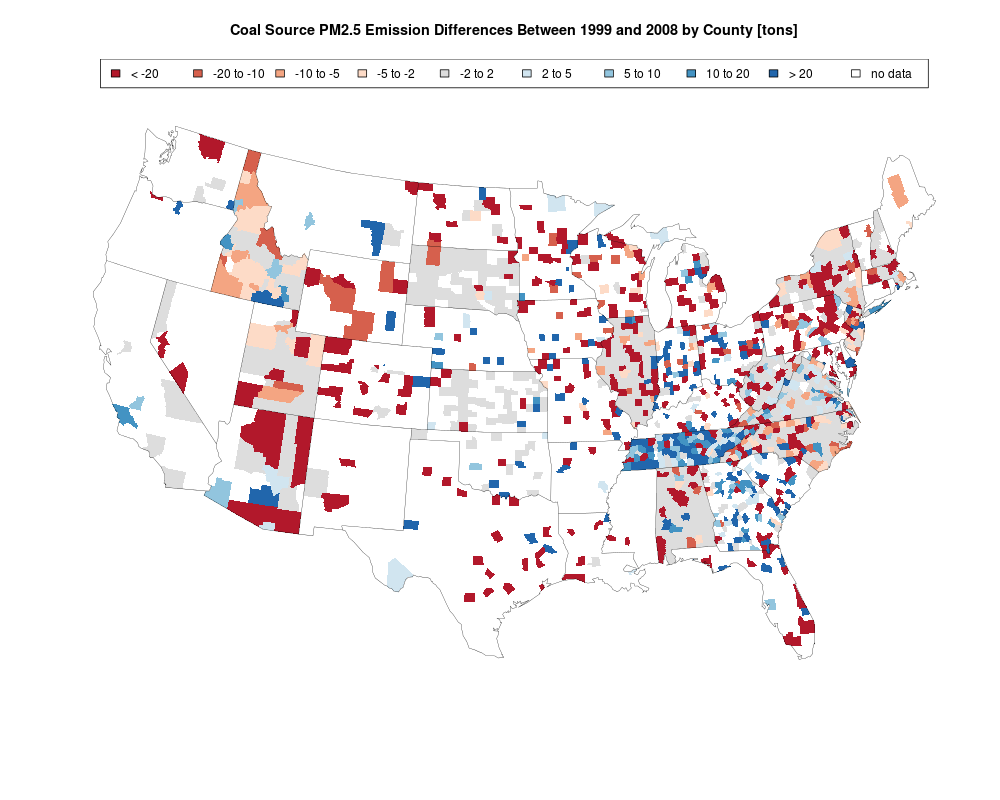

The R source for this figure:
# Script for generating the fourth plot of the assignment. This plot will show
# the total PM2.5 emissions across the U.S. for all coal combustion sources
# between 1999 and 2008.

library(dplyr)
library(mapproj)
library(RColorBrewer)

# Check if the data frame 'fnei' exists into which I have stored the data. If
# not run the script which will get the data and place it into this data frame.
if(!exists("fnei")){
    source("getFNEI_dataset.R")
}

# Find all the EI.Sector sources which are coal combustion related.
EIsector <- fnei %>% select(EI.Sector) %>% unique()
coalSources <- mapply(grep, 'Coal', EIsector, value=TRUE)
coalSources <- as.vector(coalSources)  # change matrix to vector

# Filter emission data by coal sources and years 1999 and 2008.
coalEmissions <- fnei %>%
    filter(EI.Sector %in% coalSources, year %in% c(1999, 2008)) %>%
    select(fips, year, Emissions, EI.Sector)

# Summarize by year over all coal sources.
coalEmissions <- coalEmissions %>% group_by(fips, year) %>%
    summarize(totalEmissions = sum(Emissions))

coalEmissions <- mutate(coalEmissions, fipsState = substr(fips,1,2),
                        fipsNum = as.numeric(fipsState))
coalEmissions <- coalEmissions[complete.cases(coalEmissions),]

yr1999 <- coalEmissions %>% filter(year==1999) %>% select(fips, totalEmissions)
yr1999$fipsCHR <- as.integer(yr1999$fips)
yr1999 <- yr1999[,-1]
names(yr1999) <- c("em1999", "fips")

yr2008 <- coalEmissions %>% filter(year==2008) %>% select(fips, totalEmissions)
yr2008$fipsCHR <- as.integer(yr2008$fips)
yr2008 <- yr2008[,-1]
names(yr2008) <- c("em2008", "fips")

coal <- inner_join(yr1999, yr2008)
coal <- mutate(coal, diff = em2008 - em1999)

# Remove any NA values from the fips column
coalEmissions <- coalEmissions[coalEmissions$fips!="NA",]

# Now for the mapping.
data(county.fips)  # load the county fips data

mapColors <- brewer.pal(9, "RdBu")  # 9 colors from diverging pallete
mapColors[5] <- "#DDDDDD"  # change center color to distinguish from white.
# Define regions in coal$diff to apply the 9 colors.
coal$colorBuckets <- as.numeric(cut(coal$diff,
                                    c(-1e12, -20, -10, -5, -2,
                                      2, 5, 10, 20, 1e12)))
# Match the colors with the counties
colorsmatched <- coal$colorBuckets[match(county.fips$fips, coal$fips)]

png(filename="alternatePlot4.png", width=1000, height=800, units="px")
# Plot the county map with the colors as defined.
map("county",
    col = mapColors[colorsmatched],
    fill = TRUE,
    resolution = 0,
    lty = 0,
    projection = "polyconic")

# Plot the state boundary lines.
map("state",
    col = "black",
    fill = FALSE,
    add = TRUE,
    lty = 1,
    lwd = 0.4,
    projection = "polyconic")

title(paste("Coal Source PM2.5 Emission Differences Between",
             "1999 and 2008 by County [tons]")
)
leg.txt <- c("< -20", "-20 to -10", "-10 to -5", "-5 to -2", "-2 to 2",
             "2 to 5", "5 to 10", "10 to 20", "> 20", "no data")
legend("top", leg.txt, horiz = TRUE, fill = c(mapColors, "#FFFFFF"))

dev.off()
# Create a png of a barplot of the total emissions for each reported year.
# Note that I am scaling the y axis to make it more readable.
# png(filename="Plot4.png", width=525, height=480, units="px")
# par(mar=c(6,5,4,2))  # increase bottom and left margins.
# barplot(coalEmissions$totalEmis / 1e+3, names.arg=coalEmissions$year,
#         ylab="PM2.5 Emissions [thousands of tons]", xlab="Year")
# title(main="Total U.S. PM2.5 Emissions From Coal Combustion Sources",
#       sub="Source: National Emissions Inventory, U.S. EPA",
#       cex.sub=0.8)
# dev.off()
